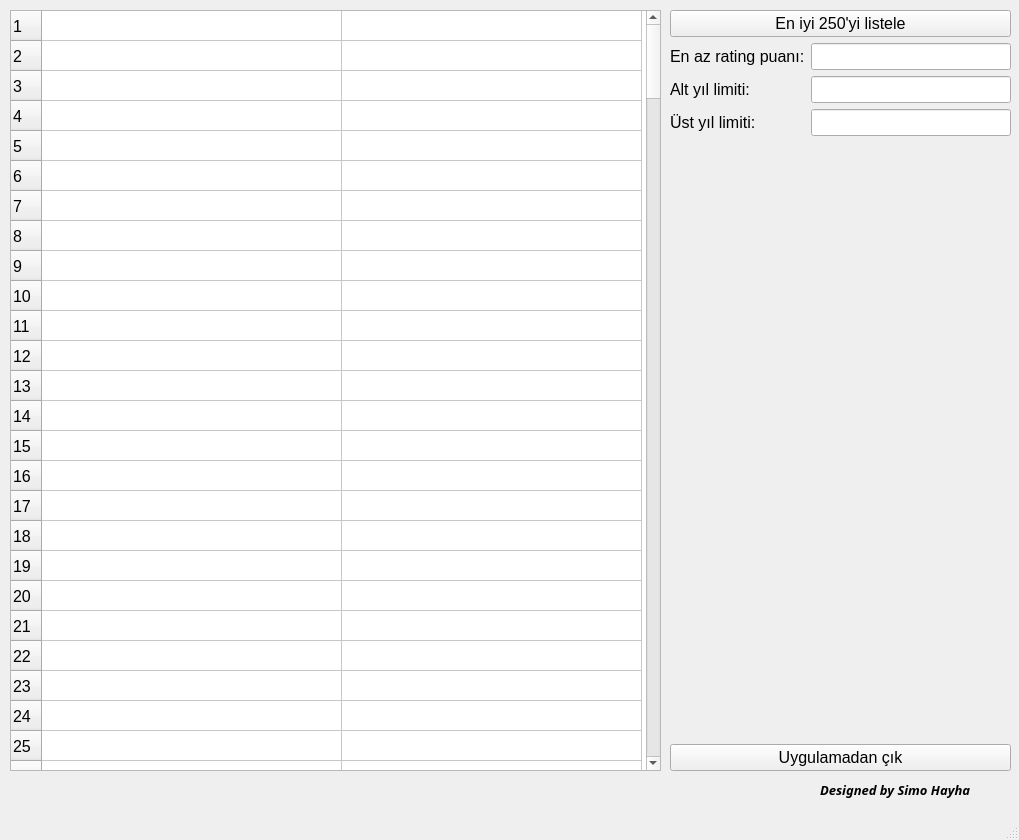
<?xml version="1.0" encoding="UTF-8"?>
<ui version="4.0">
 <class>MainWindow</class>
 <widget class="QMainWindow" name="MainWindow">
  <property name="geometry">
   <rect>
    <x>0</x>
    <y>0</y>
    <width>1019</width>
    <height>840</height>
   </rect>
  </property>
  <property name="windowTitle">
   <string>MainWindow</string>
  </property>
  <widget class="QWidget" name="centralwidget">
   <widget class="QTableWidget" name="tblwVeriler">
    <property name="geometry">
     <rect>
      <x>10</x>
      <y>10</y>
      <width>651</width>
      <height>761</height>
     </rect>
    </property>
    <property name="font">
     <font>
      <pointsize>12</pointsize>
     </font>
    </property>
    <property name="rowCount">
     <number>250</number>
    </property>
    <property name="columnCount">
     <number>2</number>
    </property>
    <attribute name="horizontalHeaderVisible">
     <bool>false</bool>
    </attribute>
    <attribute name="horizontalHeaderCascadingSectionResizes">
     <bool>false</bool>
    </attribute>
    <attribute name="horizontalHeaderDefaultSectionSize">
     <number>300</number>
    </attribute>
    <attribute name="horizontalHeaderMinimumSectionSize">
     <number>39</number>
    </attribute>
    <attribute name="verticalHeaderVisible">
     <bool>true</bool>
    </attribute>
    <attribute name="verticalHeaderDefaultSectionSize">
     <number>30</number>
    </attribute>
    <attribute name="verticalHeaderHighlightSections">
     <bool>true</bool>
    </attribute>
    <row/>
    <row/>
    <row/>
    <row/>
    <row/>
    <row/>
    <row/>
    <row/>
    <row/>
    <row/>
    <row/>
    <row/>
    <row/>
    <row/>
    <row/>
    <row/>
    <row/>
    <row/>
    <row/>
    <row/>
    <row/>
    <row/>
    <row/>
    <row/>
    <row/>
    <row/>
    <row/>
    <row/>
    <row/>
    <row/>
    <row/>
    <row/>
    <row/>
    <row/>
    <row/>
    <row/>
    <row/>
    <row/>
    <row/>
    <row/>
    <row/>
    <row/>
    <row/>
    <row/>
    <row/>
    <row/>
    <row/>
    <row/>
    <row/>
    <row/>
    <row/>
    <row/>
    <row/>
    <row/>
    <row/>
    <row/>
    <row/>
    <row/>
    <row/>
    <row/>
    <row/>
    <row/>
    <row/>
    <row/>
    <row/>
    <row/>
    <row/>
    <row/>
    <row/>
    <row/>
    <row/>
    <row/>
    <row/>
    <row/>
    <row/>
    <row/>
    <row/>
    <row/>
    <row/>
    <row/>
    <row/>
    <row/>
    <row/>
    <row/>
    <row/>
    <row/>
    <row/>
    <row/>
    <row/>
    <row/>
    <row/>
    <row/>
    <row/>
    <row/>
    <row/>
    <row/>
    <row/>
    <row/>
    <row/>
    <row/>
    <row/>
    <row/>
    <row/>
    <row/>
    <row/>
    <row/>
    <row/>
    <row/>
    <row/>
    <row/>
    <row/>
    <row/>
    <row/>
    <row/>
    <row/>
    <row/>
    <row/>
    <row/>
    <row/>
    <row/>
    <row/>
    <row/>
    <row/>
    <row/>
    <row/>
    <row/>
    <row/>
    <row/>
    <row/>
    <row/>
    <row/>
    <row/>
    <row/>
    <row/>
    <row/>
    <row/>
    <row/>
    <row/>
    <row/>
    <row/>
    <row/>
    <row/>
    <row/>
    <row/>
    <row/>
    <row/>
    <row/>
    <row/>
    <row/>
    <row/>
    <row/>
    <row/>
    <row/>
    <row/>
    <row/>
    <row/>
    <row/>
    <row/>
    <row/>
    <row/>
    <row/>
    <row/>
    <row/>
    <row/>
    <row/>
    <row/>
    <row/>
    <row/>
    <row/>
    <row/>
    <row/>
    <row/>
    <row/>
    <row/>
    <row/>
    <row/>
    <row/>
    <row/>
    <row/>
    <row/>
    <row/>
    <row/>
    <row/>
    <row/>
    <row/>
    <row/>
    <row/>
    <row/>
    <row/>
    <row/>
    <row/>
    <row/>
    <row/>
    <row/>
    <row/>
    <row/>
    <row/>
    <row/>
    <row/>
    <row/>
    <row/>
    <row/>
    <row/>
    <row/>
    <row/>
    <row/>
    <row/>
    <row/>
    <row/>
    <row/>
    <row/>
    <row/>
    <row/>
    <row/>
    <row/>
    <row/>
    <row/>
    <row/>
    <row/>
    <row/>
    <row/>
    <row/>
    <row/>
    <row/>
    <row/>
    <row/>
    <row/>
    <row/>
    <row/>
    <row/>
    <row/>
    <row/>
    <row/>
    <row/>
    <row/>
    <row/>
    <row/>
    <row/>
    <row/>
    <row/>
    <row/>
    <row/>
    <row/>
    <row/>
    <row/>
    <row/>
    <row/>
    <row/>
    <row/>
    <row/>
    <column/>
    <column/>
   </widget>
   <widget class="QWidget" name="layoutWidget">
    <property name="geometry">
     <rect>
      <x>670</x>
      <y>10</y>
      <width>341</width>
      <height>761</height>
     </rect>
    </property>
    <layout class="QVBoxLayout" name="verticalLayout_4">
     <item>
      <layout class="QVBoxLayout" name="verticalLayout_3">
       <item>
        <widget class="QPushButton" name="btnListele">
         <property name="font">
          <font>
           <pointsize>12</pointsize>
          </font>
         </property>
         <property name="text">
          <string>En iyi 250'yi listele</string>
         </property>
        </widget>
       </item>
       <item>
        <layout class="QHBoxLayout" name="horizontalLayout">
         <item>
          <layout class="QVBoxLayout" name="verticalLayout_2">
           <item>
            <widget class="QLabel" name="label">
             <property name="font">
              <font>
               <pointsize>12</pointsize>
              </font>
             </property>
             <property name="text">
              <string>En az rating puanı:</string>
             </property>
            </widget>
           </item>
           <item>
            <widget class="QLabel" name="label_2">
             <property name="font">
              <font>
               <pointsize>12</pointsize>
              </font>
             </property>
             <property name="text">
              <string>Alt yıl limiti:</string>
             </property>
            </widget>
           </item>
           <item>
            <widget class="QLabel" name="label_3">
             <property name="font">
              <font>
               <pointsize>12</pointsize>
              </font>
             </property>
             <property name="text">
              <string>Üst yıl limiti:</string>
             </property>
            </widget>
           </item>
          </layout>
         </item>
         <item>
          <layout class="QVBoxLayout" name="verticalLayout">
           <item>
            <widget class="QLineEdit" name="lneEnAzRating">
             <property name="font">
              <font>
               <pointsize>12</pointsize>
              </font>
             </property>
            </widget>
           </item>
           <item>
            <widget class="QLineEdit" name="lneAltYil">
             <property name="font">
              <font>
               <pointsize>12</pointsize>
              </font>
             </property>
            </widget>
           </item>
           <item>
            <widget class="QLineEdit" name="lneUstYil">
             <property name="font">
              <font>
               <pointsize>12</pointsize>
              </font>
             </property>
            </widget>
           </item>
          </layout>
         </item>
        </layout>
       </item>
      </layout>
     </item>
     <item>
      <spacer name="verticalSpacer">
       <property name="orientation">
        <enum>Qt::Vertical</enum>
       </property>
       <property name="sizeHint" stdset="0">
        <size>
         <width>20</width>
         <height>508</height>
        </size>
       </property>
      </spacer>
     </item>
     <item>
      <widget class="QPushButton" name="btnCikis">
       <property name="font">
        <font>
         <pointsize>12</pointsize>
        </font>
       </property>
       <property name="text">
        <string>Uygulamadan çık</string>
       </property>
      </widget>
     </item>
    </layout>
   </widget>
   <widget class="QLabel" name="label_4">
    <property name="geometry">
     <rect>
      <x>820</x>
      <y>780</y>
      <width>191</width>
      <height>20</height>
     </rect>
    </property>
    <property name="font">
     <font>
      <family>Papyrus</family>
      <pointsize>10</pointsize>
      <weight>75</weight>
      <italic>true</italic>
      <bold>true</bold>
     </font>
    </property>
    <property name="text">
     <string>Designed by Simo Hayha</string>
    </property>
   </widget>
   <zorder>layoutWidget</zorder>
   <zorder>tblwVeriler</zorder>
   <zorder>label_4</zorder>
  </widget>
  <widget class="QMenuBar" name="menubar">
   <property name="geometry">
    <rect>
     <x>0</x>
     <y>0</y>
     <width>1019</width>
     <height>21</height>
    </rect>
   </property>
  </widget>
  <widget class="QStatusBar" name="statusbar"/>
 </widget>
 <resources/>
 <connections/>
</ui>
